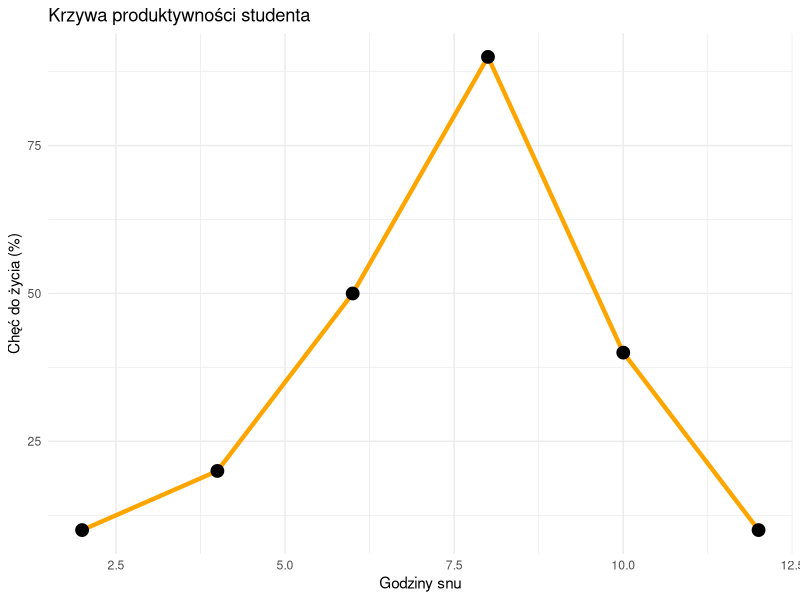
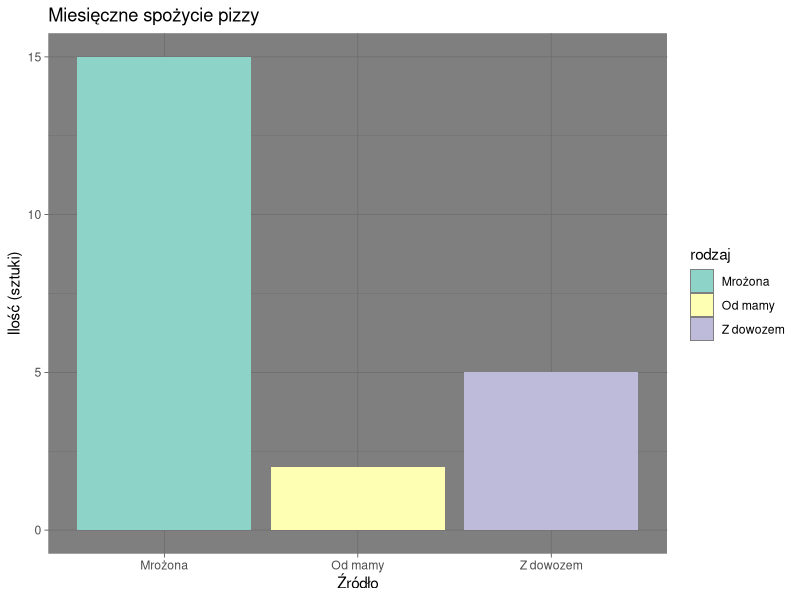

Reproduce these figures in R, in order.
## ---- chunk 1
#| echo: false
library(ggplot2)
dane_sen <- data.frame(
  godziny = c(2, 4, 6, 8, 10, 12),
  produktywnosc = c(10, 20, 50, 90, 40, 10)
)

ggplot(dane_sen, aes(x=godziny, y=produktywnosc)) +
  geom_line(color="orange", size=1.5) +
  geom_point(size=4) +
  theme_minimal() +
  labs(title="Krzywa produktywności studenta",
       x="Godziny snu", y="Chęć do życia (%)")
## ---- chunk 2
#| echo: false
pizze <- data.frame(
  rodzaj = c("Mrożona", "Z dowozem", "Od mamy"),
  sztuki = c(15, 5, 2)
)

ggplot(pizze, aes(x=rodzaj, y=sztuki, fill=rodzaj)) +
  geom_col() +
  scale_fill_brewer(palette="Set3") +
  theme_dark() +
  labs(title="Miesięczne spożycie pizzy", x="Źródło", y="Ilość (sztuki)")
